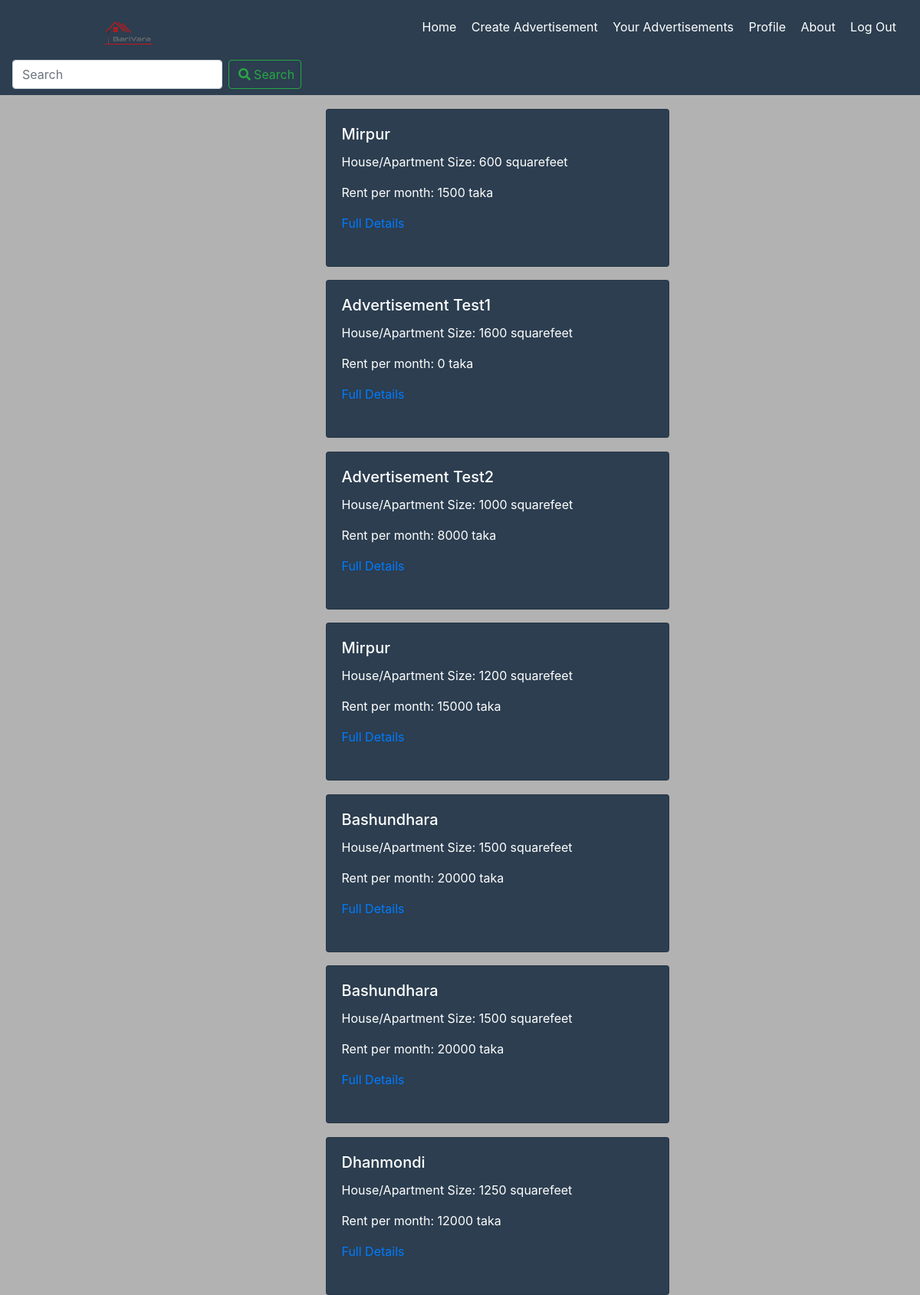
The app's page /BariVara/ with its own data.
### BariVara/models.py (models this page shows)
class advertisements(models.Model):
    place=models.CharField(max_length=30)
    address=models.CharField(max_length=50)
    bedroom=models.PositiveSmallIntegerField()
    bathroom=models.PositiveSmallIntegerField()
    rent=models.PositiveIntegerField()
    size=models.PositiveIntegerField()
    date_posted=models.DateTimeField(default=timezone.now)
    owner= models.ForeignKey(User,on_delete=models.CASCADE)
    slug=models.SlugField()

### BariVara/views.py (the view)
# urls.py: path('', views.HomePage, name='HomePage'),
def HomePage(request):
    advertisement={
        'advertisements': advertisements.objects.all()
    }
    return render (request, 'BariVara/HomePage.html',advertisement)

### BariVara/templates/BariVara/HomePage.html (shortened to what this page needs)
{% extends "BariVara/Base.html"%}
{% block content %}
  <div class="col">
{% for advertisement in advertisements %}
<div class="card" id="information" style="width: 28rem;">
  <div class="card-body">
    <h5 class="card-title">{{advertisement.place}}</h5>
    <p>House/Apartment Size: {{advertisement.size}} squarefeet</p>
    <p>Rent per month: {{advertisement.rent}} taka</p>
    <a href='{% url 'advertisement_details' advertisement.id  %}' class="card-link">Full Details</a>
  </div><br>
</div>
{% endfor %}
  </div>
{% endblock content %}

### BariVara/templates/BariVara/HomePage.html (style rules this page uses)
#information { margin-top: 1.5%; margin-left: 35%; }

### records on screen
advertisements: place "Mirpur", size "600", rent "1500"
advertisements: place "Advertisement Test1", size "1600", rent "0"
advertisements: place "Advertisement Test2", size "1000", rent "8000"
advertisements: place "Mirpur", size "1200", rent "15000"
advertisements: place "Bashundhara", size "1500", rent "20000"
advertisements: place "Bashundhara", size "1500", rent "20000"
advertisements: place "Dhanmondi", size "1250", rent "12000"
